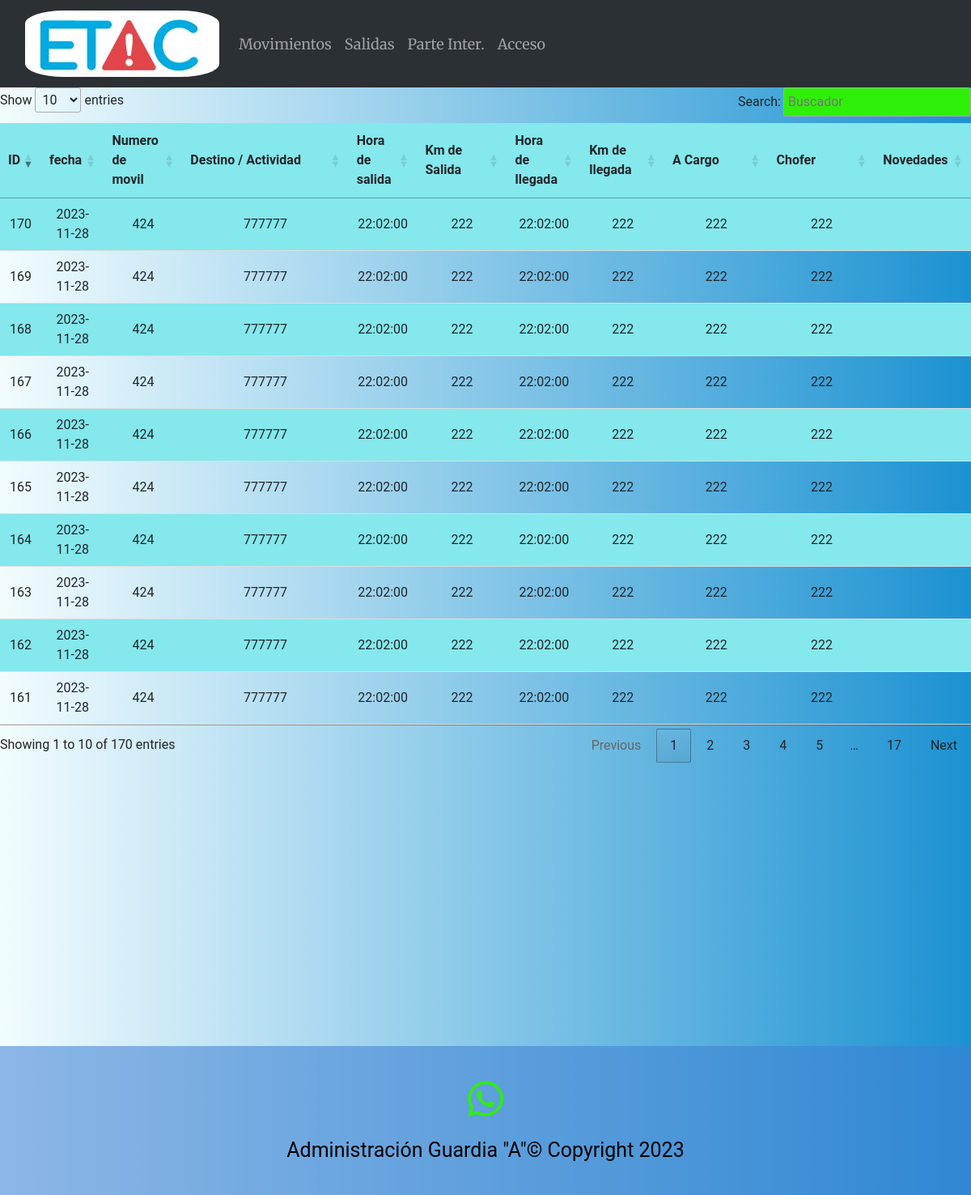
The app's page /movimientos, older data.
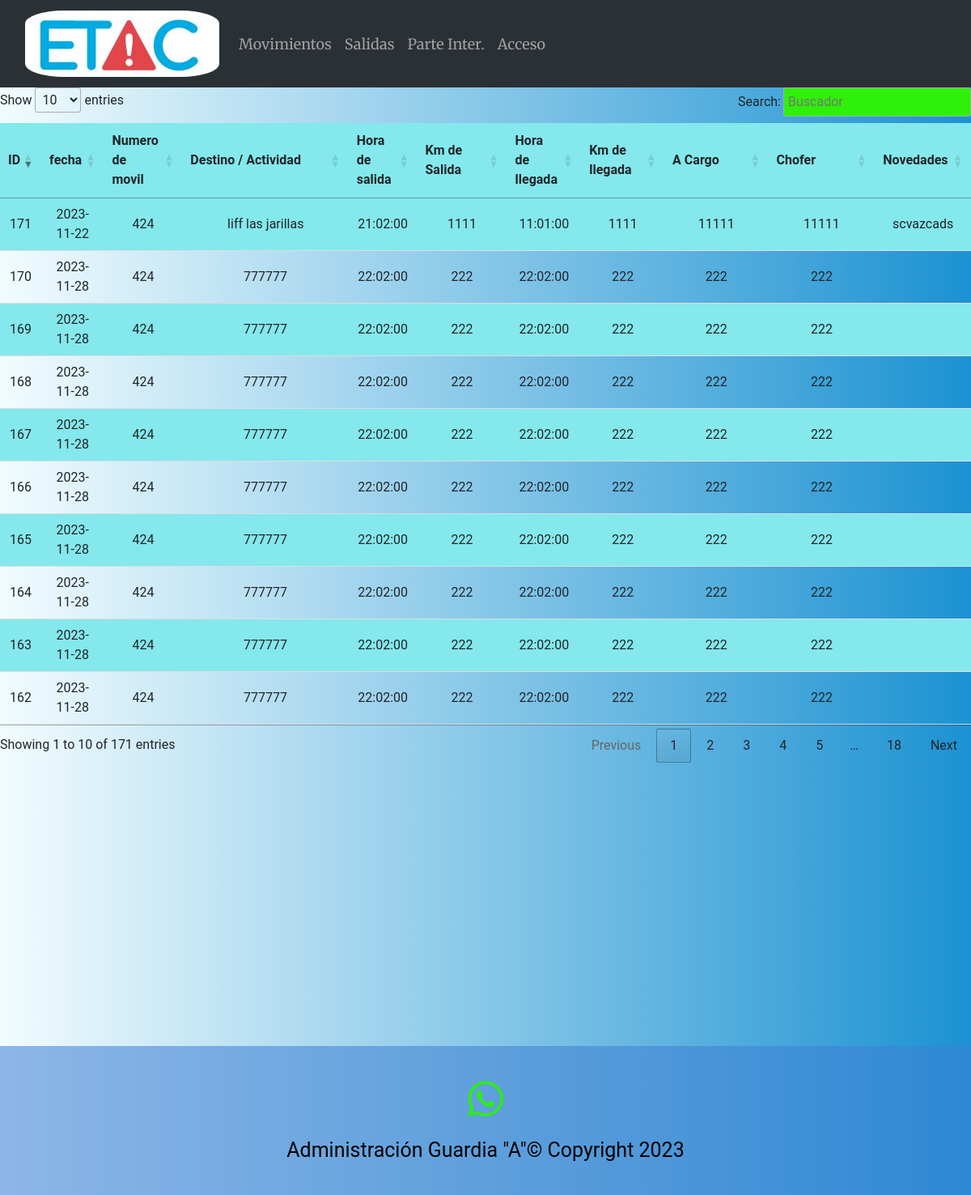
The same page, newer data.
### main.py (models this page shows)
    class Movimientos_moviles(db.Model):
        __tablename__ = 'Movimientos_moviles'  # Agrega esta línea para especificar el nombre de la tabla en la base de datos
        id_movimiento = db.Column(db.Integer, primary_key=True)
        fecha = db.Column(db.Date)
        numero_movil = db.Column(db.Integer)
        destino = db.Column(db.String(1000))
        hora_salida = db.Column(db.Time)
        km_salida = db.Column(db.Integer)
        hora_llegada = db.Column(db.Time)
        km_llegada = db.Column(db.Integer)
        a_cargo = db.Column(db.String(50))
        chofer = db.Column(db.String(50))
        novedades = db.Column(db.String(100))

### main.py (the view)
@app.route('/movimientos')
def movimientos():
    movimientos = Movimientos_moviles.query.order_by(Movimientos_moviles.id_movimiento).all()
    return render_template("movimientos.html", moviles=movimientos)

### templates/movimientos.html (shortened to what this page needs)
{% extends "base.html" %}
{% block content %}
{% if moviles %}
<table class="tabla_agentes" id="tablacarnet2" >
        <thead>
        <tr>
            <th>ID</th>
            <th>fecha</th>
            <th>Numero de movil</th>
            <th>Destino / Actividad</th>
            <th>Hora de salida</th>
            <th>Km de Salida</th>
            <th>Hora de llegada</th>
            <th>Km de llegada</th>
            <th>A Cargo</th>
            <th>Chofer</th>
            <th>Novedades</th>
        </tr>
        </thead>
    <tbody>
    {% for eco in moviles %}
    <tr>
            <td>{{ eco.id_movimiento }}</td>
            <td>{{ eco.fecha }}</td>
            <td>{{ eco.numero_movil }}</td>
            <td>{{ eco.destino }}</td>
            <td>{{ eco.hora_salida }}</td>
            <td>{{ eco.km_salida }}</td>
            <td>{{ eco.hora_llegada }}</td>
            <td>{{ eco.km_llegada }}</td>
            <td>{{ eco.a_cargo }}</td>
            <td>{{ eco.chofer }}</td>
            <td>{{ eco.novedades }}</td>
        </tr>
    {% endfor %}
    </tbody>
</table>
{% else %}
<p>No hay movimientos registrados.</p>
{% endif %}
{% endblock %}

### templates/base.html (shortened to what this page needs)
<!DOCTYPE html>
<html lang="es">
<head>
  <link rel="stylesheet" href="sweetalert2.min.css">
    <link rel="stylesheet" type="text/css" href="https://cdn.datatables.net/1.11.5/css/jquery.dataTables.css">
  <link href="https://cdn.jsdelivr.net/npm/bootstrap@5.3.0-alpha3/dist/css/bootstrap.min.css" rel="stylesheet">
   <link rel="stylesheet" href="https://stackpath.bootstrapcdn.com/bootstrap/4.5.2/css/bootstrap.min.css">
  <link rel="stylesheet" href="{{ url_for('static', filename='style.css') }}">
</head>
<body>
<header>
  <nav class="navbar navbar-expand-lg bg-body-tertiary" data-bs-theme='dark'>
    <div class="container-fluid">
      <a class="navbar-brand" href="{{ url_for('index') }}">
        <img class="logo" src="../static/img/logoetac.png">
      </a>
      <div class="collapse navbar-collapse" id="navbarNav">
        <ul class="navbar-nav">
            <li class="nav-item">
            <a class="nav-link" href="movimientos">Movimientos</a>
          </li>
            <li class="nav-item">
            <a class="nav-link" href="salidas">Salidas</a>
          </li>
            <li class="nav-item">
            <a class="nav-link" href="registrar_parte">Parte Inter.</a>
          </li>
          {% if not current_user.is_authenticated %}
          <li class="nav-item">
            <a class="nav-link" href="login">Acceso</a>
          </li>
          {% endif %}
        </ul>
      </div>
    </div>
  </nav>
</header>
{% block content %}
{% endblock %}
<footer class="piepag" id="white-seccion footer">
    <a href="https://api.whatsapp.com/send?phone=5493513946728" target="_blank"><i class="icono-final fa-brands fa-whatsapp fa-2x"></i></a>
        <p class="creditos">Administración Guardia "A"© Copyright 2023</p>
</footer>
</body>
</html>

### static/style.css (style rules this page uses)
body { background: #1c92d2; background: -webkit-linear-gradient(to right, #f2fcfe, #1c92d2); background: linear-gradient(to right, #f2fcfe, #1c92d2); text-align:center; font-family:"Roboto"; }
.logo { border-radius: 20%; }
header { font-size:18px; font-family:"Merriweather"; }
table { width: 100%; border-collapse: collapse; margin-bottom: 20px; }
th { background-color: #f2f2f2; text-align: left; padding: 10px; }
td { padding: 10px; border-bottom: 1px solid #ddd; }
tr:nth-child(odd) { background-color: #84E8EC; }
.tabla_agentes th { background-color: #84E8EC; text-align: left; padding: 10px; }
.tabla_agentes td { padding: 10px; border-bottom: 1px solid #ddd; }
.tabla_agentes tr:nth-child(odd) { background-color: #84E8EC; }
.piepag { color:black; margin-top: 350px; background-color:#3f80d58f; font-size:25px; padding:20px; }
.icono-final { margin: 20px; color:#30ED10; }

Row changes from the older to the newer data that the page shows:
no longer on this page (row unchanged): Movimientos_moviles: id_movimiento "161", fecha "2023-11-28", numero_movil "424", destino "777777", hora_salida "22:02:00", km_salida "222", hora_llegada "22:02:00", km_llegada "222", a_cargo "222", chofer "222"
added Movimientos_moviles: id_movimiento "171", fecha "2023-11-22", numero_movil "424", destino "Iiff las jarillas", hora_salida "21:02:00", km_salida "1111", hora_llegada "11:01:00", km_llegada "1111", a_cargo "11111", chofer "11111", novedades "scvazcads"
Text that changed along with them:
text written by a page script: "Show entries Search: Showing 1 to 10 of 170 entries Previous 1 2 3 4 5 … 17 Next" → "Show entries Search: Showing 1 to 10 of 171 entries Previous 1 2 3 4 5 … 18 Next"
